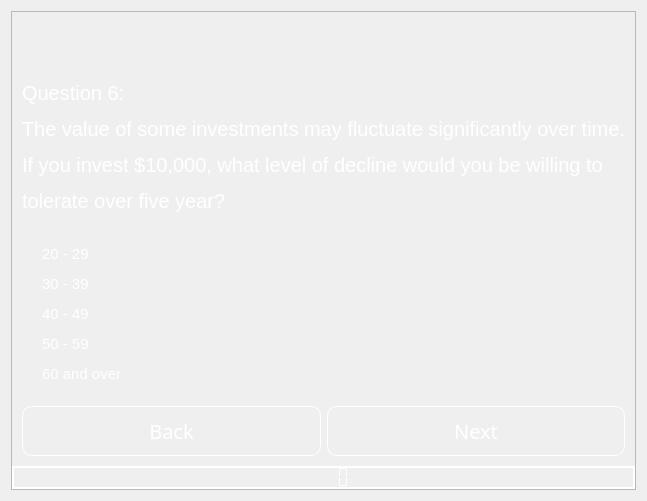
                <widget class="QWidget" name="Q_6">
                 <layout class="QVBoxLayout" name="verticalLayout_42">
                  <item>
                   <widget class="QFrame" name="frame_45">
                    <property name="frameShape">
                     <enum>QFrame::StyledPanel</enum>
                    </property>
                    <property name="frameShadow">
                     <enum>QFrame::Raised</enum>
                    </property>
                    <layout class="QVBoxLayout" name="verticalLayout_40">
                     <property name="spacing">
                      <number>0</number>
                     </property>
                     <property name="leftMargin">
                      <number>0</number>
                     </property>
                     <property name="topMargin">
                      <number>0</number>
                     </property>
                     <property name="rightMargin">
                      <number>0</number>
                     </property>
                     <property name="bottomMargin">
                      <number>0</number>
                     </property>
                     <item>
                      <widget class="QFrame" name="frame_46">
                       <property name="styleSheet">
                        <string notr="true">background:rgba(0,0,0,0);
color: rgb(255, 255, 255);</string>
                       </property>
                       <property name="frameShape">
                        <enum>QFrame::StyledPanel</enum>
                       </property>
                       <property name="frameShadow">
                        <enum>QFrame::Raised</enum>
                       </property>
                       <layout class="QVBoxLayout" name="verticalLayout_41">
                        <item>
                         <widget class="QLabel" name="label_10">
                          <property name="font">
                           <font>
                            <pointsize>15</pointsize>
                           </font>
                          </property>
                          <property name="styleSheet">
                           <string notr="true">color: rgb(255, 255, 255);</string>
                          </property>
                          <property name="text">
                           <string>&lt;html&gt;&lt;head/&gt;&lt;body&gt;&lt;p&gt;&lt;br/&gt;&lt;/p&gt;&lt;p&gt;Question 6:&lt;/p&gt;&lt;p&gt;The value of some investments may fluctuate significantly over time.&lt;/p&gt;&lt;p&gt;If you invest $10,000, what level of decline would you be willing to &lt;/p&gt;&lt;p&gt;tolerate over five year?&lt;br/&gt;&lt;/p&gt;&lt;/body&gt;&lt;/html&gt;</string>
                          </property>
                          <property name="alignment">
                           <set>Qt::AlignLeading|Qt::AlignLeft|Qt::AlignVCenter</set>
                          </property>
                         </widget>
                        </item>
                        <item>
                         <widget class="QRadioButton" name="Q1_E_6">
                          <property name="font">
                           <font>
                            <pointsize>11</pointsize>
                           </font>
                          </property>
                          <property name="text">
                           <string>20 - 29</string>
                          </property>
                         </widget>
                        </item>
                        <item>
                         <widget class="QRadioButton" name="Q1_D_6">
                          <property name="font">
                           <font>
                            <pointsize>11</pointsize>
                           </font>
                          </property>
                          <property name="text">
                           <string>30 - 39</string>
                          </property>
                         </widget>
                        </item>
                        <item>
                         <widget class="QRadioButton" name="Q1_C_6">
                          <property name="font">
                           <font>
                            <pointsize>11</pointsize>
                           </font>
                          </property>
                          <property name="text">
                           <string>40 - 49</string>
                          </property>
                         </widget>
                        </item>
                        <item>
                         <widget class="QRadioButton" name="Q1_B_6">
                          <property name="font">
                           <font>
                            <pointsize>11</pointsize>
                           </font>
                          </property>
                          <property name="text">
                           <string>50 - 59</string>
                          </property>
                         </widget>
                        </item>
                        <item>
                         <widget class="QRadioButton" name="Q1_A_6">
                          <property name="font">
                           <font>
                            <pointsize>11</pointsize>
                           </font>
                          </property>
                          <property name="text">
                           <string>60 and over</string>
                          </property>
                         </widget>
                        </item>
                       </layout>
                      </widget>
                     </item>
                     <item>
                      <widget class="QFrame" name="frame_47">
                       <property name="styleSheet">
                        <string notr="true">background:rgba(0,0,0,0);</string>
                       </property>
                       <property name="frameShape">
                        <enum>QFrame::StyledPanel</enum>
                       </property>
                       <property name="frameShadow">
                        <enum>QFrame::Raised</enum>
                       </property>
                       <layout class="QHBoxLayout" name="horizontalLayout_13">
                        <item>
                         <widget class="QPushButton" name="btn_back_Q6">
                          <property name="minimumSize">
                           <size>
                            <width>0</width>
                            <height>50</height>
                           </size>
                          </property>
                          <property name="maximumSize">
                           <size>
                            <width>500</width>
                            <height>16777215</height>
                           </size>
                          </property>
                          <property name="font">
                           <font>
                            <family>century gothic</family>
                            <pointsize>15</pointsize>
                           </font>
                          </property>
                          <property name="styleSheet">
                           <string notr="true">QPushButton
{
	background: transparent;
	border-radius: 10px;
	color: rgb(255, 255, 255);
	border: 1px solid rgb(255, 255, 255)
}

QPushButton:hover
{
	background-color: rgb(0, 170, 255);
}</string>
                          </property>
                          <property name="text">
                           <string>Back</string>
                          </property>
                         </widget>
                        </item>
                        <item>
                         <widget class="QPushButton" name="btn_Q_7">
                          <property name="minimumSize">
                           <size>
                            <width>0</width>
                            <height>50</height>
                           </size>
                          </property>
                          <property name="maximumSize">
                           <size>
                            <width>500</width>
                            <height>16777215</height>
                           </size>
                          </property>
                          <property name="font">
                           <font>
                            <family>century gothic</family>
                            <pointsize>15</pointsize>
                           </font>
                          </property>
                          <property name="styleSheet">
                           <string notr="true">QPushButton
{
	background: transparent;
	border-radius: 10px;
	color: rgb(255, 255, 255);
	border: 1px solid rgb(255, 255, 255)
}

QPushButton:hover
{
	background-color: rgb(0, 170, 255);
}</string>
                          </property>
                          <property name="text">
                           <string>Next</string>
                          </property>
                         </widget>
                        </item>
                       </layout>
                      </widget>
                     </item>
                     <item>
                      <widget class="QLCDNumber" name="lcdNumber_7">
                       <property name="maximumSize">
                        <size>
                         <width>16777215</width>
                         <height>200</height>
                        </size>
                       </property>
                       <property name="font">
                        <font>
                         <pointsize>10</pointsize>
                        </font>
                       </property>
                       <property name="styleSheet">
                        <string notr="true">color: rgb(255, 255, 255);</string>
                       </property>
                       <property name="frameShape">
                        <enum>QFrame::WinPanel</enum>
                       </property>
                       <property name="frameShadow">
                        <enum>QFrame::Plain</enum>
                       </property>
                       <property name="segmentStyle">
                        <enum>QLCDNumber::Flat</enum>
                       </property>
                       <property name="intValue" stdset="0">
                        <number>0</number>
                       </property>
                      </widget>
                     </item>
                    </layout>
                   </widget>
                  </item>
                 </layout>
                </widget>
